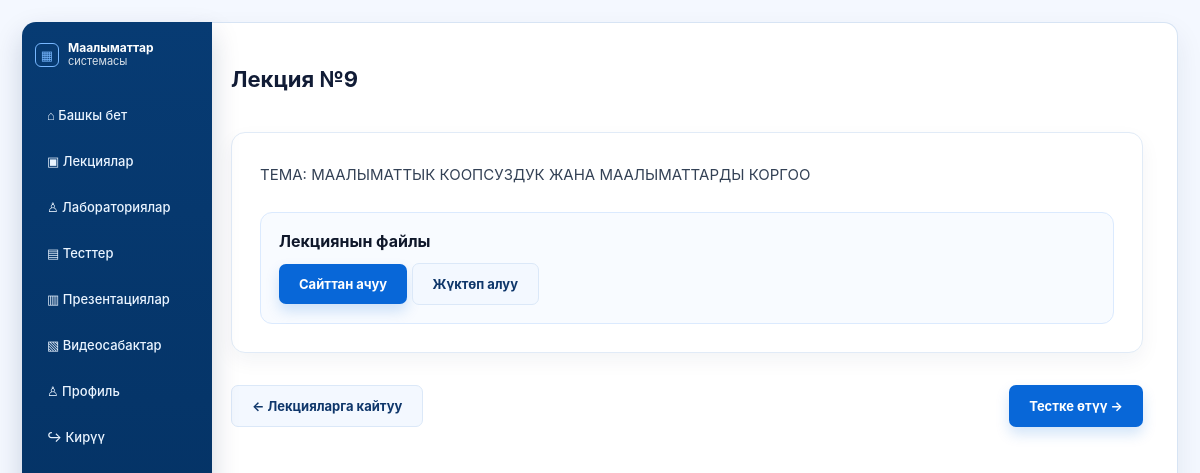
The app's page /lectures/6/ with its own data.
### main/models.py (models this page shows, shortened)
class Lecture(models.Model):
    title = models.CharField(max_length=200, verbose_name='Название лекции')
    section = models.CharField(max_length=100, verbose_name='Раздел', blank=True)
    content = models.TextField(verbose_name='Текст лекции')
    file = models.FileField(upload_to='lectures/', verbose_name='Файл лекции', blank=True, null=True)
    created_at = models.DateTimeField(auto_now_add=True)

### main/views.py (the view)
def lecture_detail(request, lecture_id):
    lecture = get_object_or_404(
        Lecture,
        id=lecture_id
    )
    return render(
        request,
        'main/lecture_detail.html',
        {
            'lecture': lecture
        }
    )

### main/templates/main/lecture_detail.html (shortened to what this page needs)
{% extends 'main/base.html' %}
{% block content %}
<div class="page-head">
    <h1>{{ lecture.title }}</h1>
</div>
<div class="detail-card">
    <div class="lecture-content">
        {{ lecture.content|linebreaks }}
    </div>
        {% if lecture.file %}
        <div class="file-download-box">
            <h3>Лекциянын файлы</h3>
            <a href="{% url 'lecture_file_view' lecture.id %}" class="btn btn-blue">
            Сайттан ачуу
        </a>
        <a href="{{ lecture.file.url }}" download class="btn btn-light">
            Жүктөп алуу
        </a>
        </div>
    {% endif %}
</div>
<div class="page-bottom">
    <a href="{% url 'lectures' %}" class="btn btn-light">← Лекцияларга кайтуу</a>
    <a href="{% url 'tests' %}" class="btn btn-blue">Тестке өтүү →</a>
</div>
{% endblock %}

### main/static/css/style.css (style rules this page uses)
* { margin: 0; padding: 0; box-sizing: border-box; }
body { font-family: "Inter", "Segoe UI", Arial, sans-serif; background: #f4f8ff; color: #0f172a; }
.btn { border: none; outline: none; padding: 12px 20px; border-radius: 7px; cursor: pointer; font-size: 13px; font-weight: 700; text-decoration: none; display: inline-flex; align-items: center; justify-content: center; }
.btn-blue { background: #0867d8; color: #fff; box-shadow: 0 7px 14px rgba(8, 103, 216, .18); }
.btn-light { background: #f3f8ff; color: #0f376b; border: 1px solid #dbe8f8; }
.page-head { margin-bottom: 22px; }
.page-head h1 { font-size: 22px; color: #111c36; }
.page-bottom { margin-top: 32px; display: flex; justify-content: space-between; }
.detail-card { background: #ffffff; border: 1px solid #e1ebf7; border-radius: 14px; padding: 28px; box-shadow: 0 8px 20px rgba(2, 35, 75, 0.05); }
.lecture-content { color: #334155; font-size: 15px; line-height: 1.9; }
.lecture-content p { margin-bottom: 16px; }
.file-download-box { margin-top: 22px; padding: 18px; border: 1px solid #dbeafe; background: #f8fbff; border-radius: 12px; }
.file-download-box h3 { font-size: 16px; color: #0f172a; margin-bottom: 12px; }
.btn { transition: all 0.3s ease; }
.btn-blue { animation: pulse 2s infinite; }
.page-head { margin-bottom:40px; }

### records on screen
Lecture: title "Лекция №9", content "ТЕМА: МААЛЫМАТТЫК КООПСУЗДУК ЖАНА МААЛЫМАТТАРДЫ КОРГОО"
